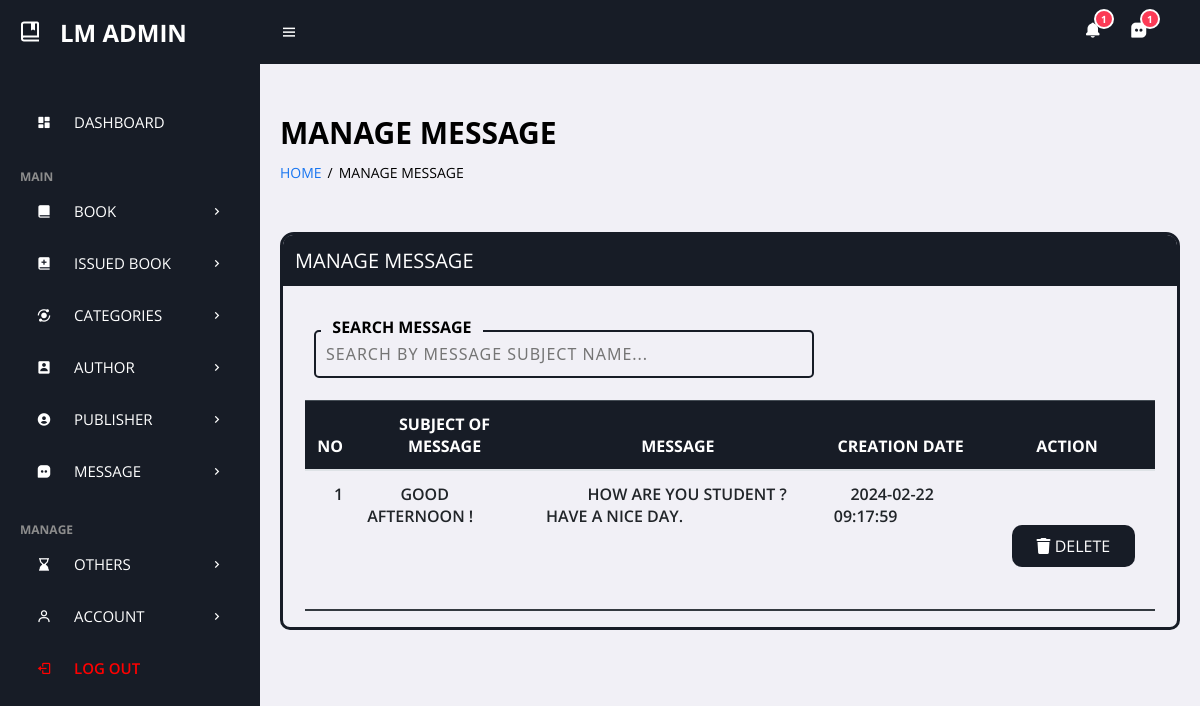
The app's page /admin/manage-messages.php (signed in) with its own data.
### tables this page shows
CREATE TABLE `tblmessage` (
  `id` int(11) NOT NULL,
  `msubject` varchar(200) NOT NULL,
  `message` varchar(200) NOT NULL,
  `CreationDate` timestamp NULL DEFAULT current_timestamp()
);

### admin/manage-messages.php (the view, shortened to what this page needs)
<?php
include('includes/config.php');
if(strlen($_SESSION['alogin'])==0)
    {
header('location:index.php');
}
else{
    ?>
<!DOCTYPE html>
<html xmlns="http://www.w3.org/1999/xhtml">
<?php include('includes/header.php');?>
<main>
    <h1 class="title">manage message</h1>
    <ul class="breadcrumbs">
        <li><a href="dashboard.php">Home</a></li>
        <li class="divider">/</li>
        <li><a href="manage-messages.php" class="active">manage message</a></li>
    </ul>
    <div class="bigbox">
        <div class="box">
            <p>manage message</p>
        </div><br>
        <div style="margin-bottom: 20px; margin-left: 11px;">
            <div class="coolinput">
                <label for="input" class="text">&nbsp; SEARCH message&nbsp;&nbsp;</label>
                <input class="input" id="searchInput" type="text" placeholder="SEARCH BY MESSAGE SUBJECT NAME..."
                    autocomplete="off" onkeyup="filterTable()" />
            </div>
        </div>
        <table id="myTable" class="table">
            <thead class="table-dark">
                <tr>
                    <th>no</th>
                    <th>SUBJECT OF MESSAGE</th>
                    <th>MESSAGE</th>
                    <th>CREATION DATE</th>
                    <th>Action</th>
                </tr>
            </thead>
            <tbody>
                <?php $sql = "SELECT * from  tblmessage";
                    $query = $dbh -> prepare($sql);
                    $query->execute();
                    $results=$query->fetchAll(PDO::FETCH_OBJ);
                    $cnt=1;
                    if($query->rowCount() > 0)
                    {
                    foreach($results as $result)
                    {               ?>
                <tr class="odd gradeX">
                    <td class="center">&nbsp;&nbsp;&nbsp;&nbsp;<?php echo htmlentities($cnt);?></td>
                    <td class="center">&nbsp;&nbsp;&nbsp;&nbsp;&nbsp;&nbsp;&nbsp;&nbsp;<?php echo htmlentities($result->msubject);?></td>
                    <td class="center">&nbsp;&nbsp;&nbsp;&nbsp;&nbsp;&nbsp;&nbsp;&nbsp;&nbsp;&nbsp;<?php echo htmlentities($result->message);?></td>
                    <td class="center">&nbsp;&nbsp;&nbsp;&nbsp;<?php echo htmlentities($result->CreationDate);?></td>
                    <td class="center">
                            <a href="manage-messages.php?del=<?php echo htmlentities($result->id);?>"
                                onclick="return confirm('ARE YOU SURE TO WANT DELETE A MESSAGE ?');"" >  <button class=" bttn"><i class="fa-solid fa-trash"></i> Delete</button>
                    </td>
                </tr>
                <?php $cnt=$cnt+1;}} ?>
            </tbody>
        </table>
    </div>
</main>
</body>
</html>
<?php } ?>

### admin/assets/css/admin_style.css (style rules this page uses)
:root { --header-height: 2.5rem; --black-color: hsl(220, 24%, 12%); --black-color-light: hsl(220, 24%, 15%); --black-color-lighten: hsl(220, 20%, 18%); --white-color: #fff; --body-color: hsl(220, 100%, 97%); --body-font: "Montserrat", sans-serif; --normal-font-size: .938rem; --font-regular: 400; --font-semi-bold: 600; --z-tooltip: 10; --z-fixed: 100; }
@media screen and (min-width: 1024px) { :root { --normal-font-size: 1rem; } }
* { font-family: 'Open Sans', sans-serif; margin: 0; padding: 0; box-sizing: border-box; text-transform: uppercase !important; }
:root { --grey: #F1F0F6; --dark-grey: #8D8D8D; --light: #fff; --dark: #000; --green: #81D43A; --light-green: #E3FFCB; --blue: #1775F1; --light-blue: #D0E4FF; --dark-blue: #0C5FCD; --red: #FC3B56; }
html { overflow-x: hidden; }
body { background: var(--grey); overflow-x: hidden; }
a { text-decoration: none; }
li { list-style: none; }
main { width: 100%; padding: 24px 20px 20px 20px; }
main .title { font-size: 30px; font-weight: 600; margin-bottom: 10px; font-family: system-ui, -apple-system, BlinkMacSystemFont, 'Segoe UI', Roboto, Oxygen, Ubuntu, Cantarell, 'Open Sans', 'Helvetica Neue', sans-serif !important; }
main .breadcrumbs { display: flex; grid-gap: 6px; }
main .breadcrumbs li, main .breadcrumbs li a { font-size: 14px; }
main .breadcrumbs li a { color: var(--blue); }
main .breadcrumbs li a.active, main .breadcrumbs li.divider { color: black; pointer-events: none; }
.bigbox { border: 3px solid hsl(220, 24%, 12%); border-bottom-left-radius: 10px; border-bottom-right-radius: 10px; border-top-left-radius: 14px; border-top-right-radius: 14px; width: auto; height: auto; margin-top: 50px; }
.box { border: 2px solid hsl(220, 24%, 12%); border-top-left-radius: 10px; border-top-right-radius: 10px; width: auto; height: auto; background-color: hsl(220, 24%, 12%); color: white; padding: 10px; font-family: system-ui, -apple-system, BlinkMacSystemFont, 'Segoe UI', Roboto, Oxygen, Ubuntu, Cantarell, 'Open Sans', 'Helvetica Neue', sans-serif !important; font-size: 20px; padding-bottom: 10px; }
.coolinput { display: flex; flex-direction: column; width: fit-content; position: static; max-width: 240px; margin-left: 20px; }
.coolinput label.text { font-size: 1rem; color: black; font-weight: 700; position: relative; top: 0.5rem; margin: 0 0 0 7px; padding: 0 3px; background: var(--grey); width: fit-content; }
.coolinput input[type=text].input { padding: 11px 10px; font-size: 1rem; border: 2px var(--black-color) solid; border-radius: 5px; background: var(--grey) !important; color: black; width: 500px; font-weight: 500; font-family: system-ui, -apple-system, BlinkMacSystemFont, 'Segoe UI', Roboto, Oxygen, Ubuntu, Cantarell, 'Open Sans', 'Helvetica Neue', sans-serif; letter-spacing: 1px; }
button.bttn { background-color: var(--black-color); border: none; color: white; text-align: center; text-decoration: none; display: inline-block; font-size: 16px; margin: 4px 2px; cursor: pointer; text-transform: uppercase; padding: 10px 25px; border-radius: 10px; margin-left: 20px; margin-top: 20px; margin-bottom: 30px; }
table { border-collapse: collapse; }
.table { width: 95%; margin-bottom: 1rem; color: #212529; margin-left: 2.5% !important; margin-top: 2.5% !important; }
.table td, .table th { padding: .75rem; vertical-align: top; border-top: 1px solid #dee2e6; }
.table thead th { vertical-align: bottom; border-bottom: 2px solid #dee2e6; }
.table-dark, .table-dark>td, .table-dark>th { background-color: #c6c8ca; }
.table-dark tbody+tbody, .table-dark td, .table-dark th, .table-dark thead th { border-color: #95999c; }
.table-dark { color: #fff; background-color: #343a40; }
.table-dark td, .table-dark th, .table-dark thead th { border-color: #454d55; }
tbody tr { border-bottom: 2px solid #343a40; }
.table-dark { background-color: var(--black-color) !important; }
tr.odd.gradeX { font-weight: 600; }

### records on screen
tblmessage: msubject "GOOD AFTERNOON !", message "HOW ARE YOU STUDENT ? HAVE A NICE DAY.", CreationDate "2024-02-22 09:17:59"

### other values on screen
$counthelp "1"
$countmessage "1"
